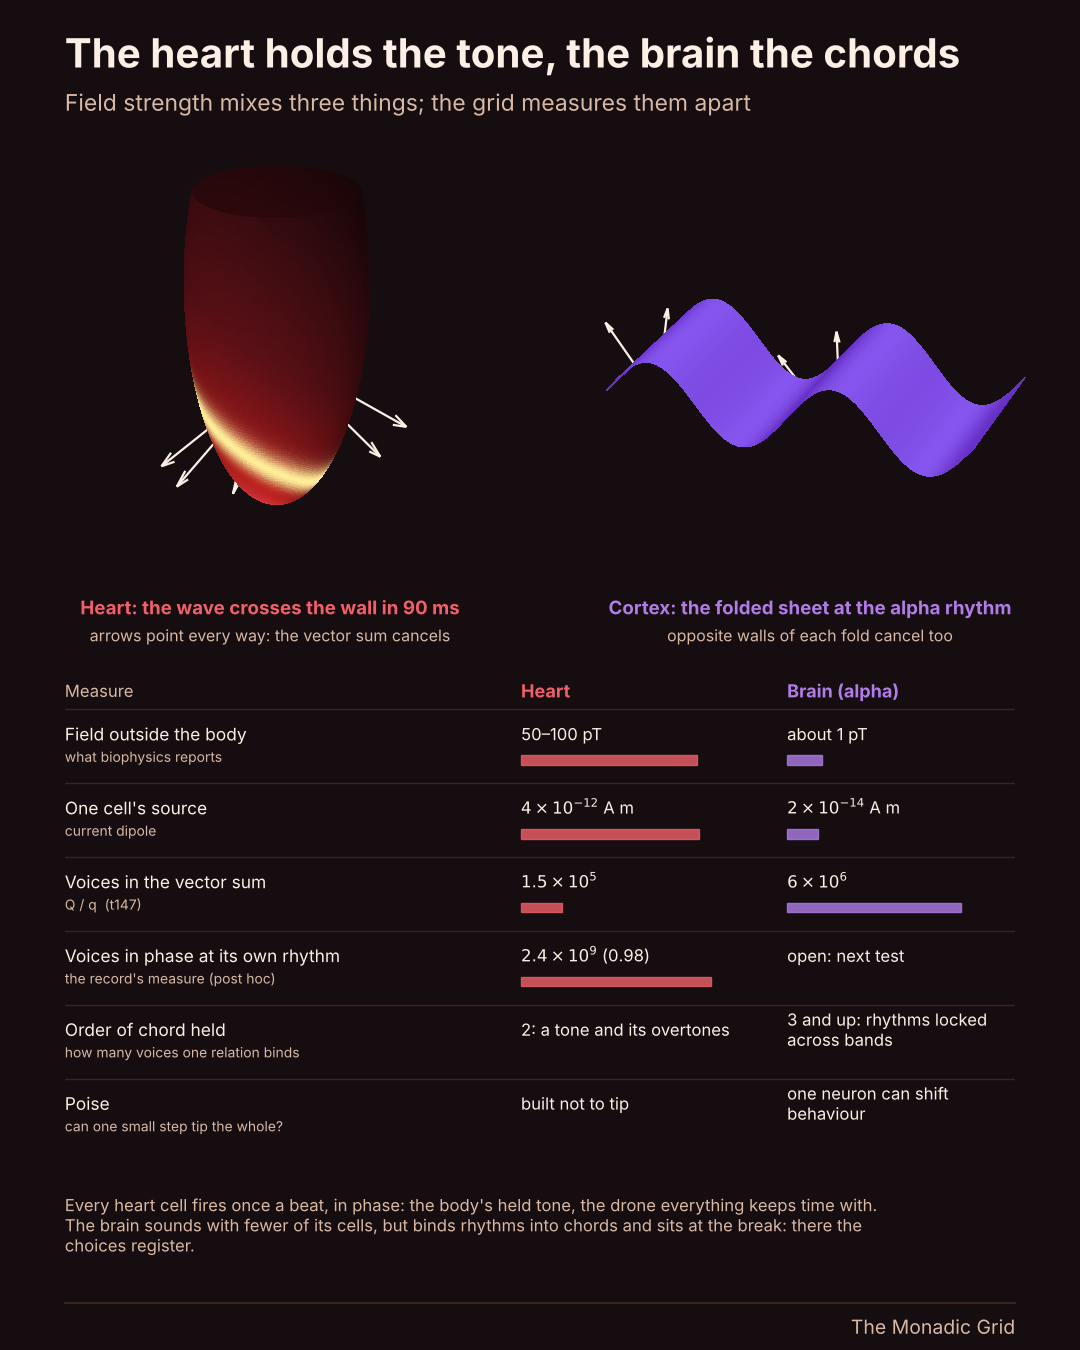

Write the Python code that produced this figure.
"""Monads chapter: the heart and the brain on the grid's measures (t147 values; post hoc rows labelled)."""
import numpy as np, matplotlib, textwrap; matplotlib.use('Agg'); import matplotlib.pyplot as plt
BG, INK, MUTED, LINE, PANEL = '#160D10', '#FBEFE6', '#D8B9A6', '#3A2420', '#201317'
HEART, BRAIN = '#F0606A', '#B07CE8'
fig = plt.figure(figsize=(10.8, 13.5), dpi=100); fig.patch.set_facecolor(BG)
fig.text(0.06, 0.95, 'The heart holds the tone, the brain the chords', color=INK, fontsize=29, fontweight='bold')
fig.text(0.06, 0.918, 'Field strength mixes three things; the grid measures them apart', color=MUTED, fontsize=16.5)

# Heart: left ventricle as a truncated ellipsoidal shell, coloured by activation time, outward dipoles at the front
ax = fig.add_axes([0.0, 0.53, 0.5, 0.37], projection='3d'); ax.set_facecolor(BG); ax.axis('off')
th, ph = np.meshgrid(np.linspace(0, 0.64*np.pi, 120), np.linspace(0, 2*np.pi, 160))
X, Y, Z = 0.75*np.sin(th)*np.cos(ph), 0.75*np.sin(th)*np.sin(ph), -1.2*np.cos(th)
cmhh = matplotlib.colors.LinearSegmentedColormap.from_list('h', ['#F0606A', '#B91C1C', '#5B1016', '#2A0A0E'])
act = (th/(0.64*np.pi))*0.8 + 0.2*(1 + np.cos(ph - 0.6))/2
front = np.exp(-((act - 0.42)/0.05)**2); shade = 0.55 + 0.45*np.clip(np.cos(ph + 0.95), 0, 1)
colh = cmhh(act)*shade[..., None]; colh[..., :3] = np.clip(colh[..., :3]*(1 - front[..., None]) + np.array([1.0, 0.93, 0.6])*front[..., None], 0, 1); colh[..., 3] = 1

ax.plot_surface(X, Y, Z, facecolors=colh, rstride=1, cstride=1, linewidth=0, antialiased=False, shade=False)
for p0 in np.linspace(-2.2, 0.9, 6):
    t0 = 0.27*np.pi + 0.1*(1 + np.cos(p0 - 0.6)); x, y, z = 0.75*np.sin(t0)*np.cos(p0), 0.75*np.sin(t0)*np.sin(p0), -1.2*np.cos(t0)
    n = np.array([np.sin(t0)*np.cos(p0)/0.75, np.sin(t0)*np.sin(p0)/0.75, -np.cos(t0)/1.2]); n /= np.linalg.norm(n)
    ax.quiver(x, y, z, *(0.45*n), color=INK, lw=1.6, arrow_length_ratio=0.25)
ax.set_box_aspect((1, 1, 1.3)); ax.view_init(elev=22, azim=-35); ax.set_xlim(-1.1, 1.1); ax.set_ylim(-1.1, 1.1); ax.set_zlim(-1.4, 0.4)
fig.text(0.25, 0.545, 'Heart: the wave crosses the wall in 90 ms', color=HEART, fontsize=13.5, ha='center', fontweight='bold')
fig.text(0.25, 0.525, 'arrows point every way: the vector sum cancels', color=MUTED, fontsize=11.5, ha='center')

# Brain: a folded cortical sheet in one alpha phase, dipoles normal to the sheet, opposite across each fold
ax = fig.add_axes([0.5, 0.53, 0.5, 0.37], projection='3d'); ax.set_facecolor(BG); ax.axis('off')
u, v = np.meshgrid(np.linspace(-np.pi, np.pi, 220), np.linspace(-1.2, 1.2, 60))
Zb = 0.55*np.sin(2*u)
dzdu = 1.1*np.cos(2*u); nz = 1/np.sqrt(1 + dzdu**2); phase = 2*(0.25 + 0.6*nz*(0.6 + 0.4*np.sign(-dzdu)*np.abs(dzdu)/1.1*0.5)) - 1
cmb = matplotlib.colors.LinearSegmentedColormap.from_list('b', ['#1E0B3D', '#5B21B6', '#8B5CF6', '#DDD6FE'])
ax.plot_surface(u, v, Zb, facecolors=cmb((phase + 1)/2), rstride=1, cstride=1, linewidth=0, antialiased=False, shade=False)
for uu in np.linspace(-np.pi + 0.35, np.pi - 0.35, 12):
    dz = 1.1*np.cos(2*uu); n = np.array([-dz, 0, 1]); n /= np.linalg.norm(n)
    ax.quiver(uu, -0.9, 0.55*np.sin(2*uu), *(0.75*n), color=INK, lw=1.6, arrow_length_ratio=0.22)
ax.set_box_aspect((2.2, 1, 0.9)); ax.view_init(elev=24, azim=-70); ax.set_zlim(-1.2, 1.4)
fig.text(0.75, 0.545, 'Cortex: the folded sheet at the alpha rhythm', color=BRAIN, fontsize=13.5, ha='center', fontweight='bold')
fig.text(0.75, 0.525, 'opposite walls of each fold cancel too', color=MUTED, fontsize=11.5, ha='center')

# Scoreboard
ax = fig.add_axes([0.06, 0.07, 0.88, 0.43]); ax.set_facecolor(BG); ax.axis('off'); ax.set_xlim(0, 1); ax.set_ylim(-0.1, 1)
ax.text(0.0, 0.97, 'Measure', color=MUTED, fontsize=12, va='center'); ax.text(0.48, 0.97, 'Heart', color=HEART, fontsize=13, va='center', fontweight='bold')
ax.text(0.76, 0.97, 'Brain (alpha)', color=BRAIN, fontsize=13, va='center', fontweight='bold')
rows = [('Field outside the body', 'what biophysics reports', '50–100 pT', 'about 1 pT', (100, 1)),
        ('One cell\'s source', 'current dipole', r'$4\times10^{-12}$ A m', r'$2\times10^{-14}$ A m', (4e-12, 1.7e-14)),
        ('Voices in the vector sum', 'Q / q  (t147)', r'$1.5\times10^{5}$', r'$6\times10^{6}$', (1.5e5, 6e6)),
        ('Voices in phase at its own rhythm', 'the record\'s measure (post hoc)', r'$2.4\times10^{9}$ (0.98)', 'open: next test', (2.4e9, None)),
        ('Order of chord held', 'how many voices one relation binds', '2: a tone and its overtones', '3 and up: rhythms locked across bands', None),
        ('Poise', 'can one small step tip the whole?', 'built not to tip', 'one neuron can shift behaviour', None)]
y = 0.87
for name, sub, h, b, vals in rows:
    ax.add_artist(plt.Line2D([0, 1], [y + 0.065, y + 0.065], color=LINE, lw=1))
    ax.text(0.0, y + 0.018, name, color=INK, fontsize=12.5, va='center'); ax.text(0.0, y - 0.025, sub, color=MUTED, fontsize=10, va='center')
    ax.text(0.48, y + 0.018, h, color=INK, fontsize=12, va='center'); ax.text(0.76, y + 0.018, '\n'.join(textwrap.wrap(b, 26)), color=INK, fontsize=12, va='center')
    if vals and vals[1] is not None:
        lo, hi = np.log10(min(vals)) - 0.5, np.log10(max(vals)) + 0.2
        for x0, val, c in ((0.48, vals[0], HEART), (0.76, vals[1], BRAIN)):
            w = 0.2*(np.log10(val) - lo)/(hi - lo); ax.add_patch(plt.Rectangle((x0, y - 0.04), w, 0.018, color=c, alpha=0.8))
    elif vals:
        ax.add_patch(plt.Rectangle((0.48, y - 0.04), 0.2, 0.018, color=HEART, alpha=0.8))
    y -= 0.14
ax.text(0.0, -0.1, '\n'.join(textwrap.wrap('Every heart cell fires once a beat, in phase: the body\'s held tone, the drone everything keeps time with. The brain sounds with fewer of its cells, but binds rhythms into chords and sits at the break: there the choices register.', 105)),
        color=MUTED, fontsize=12, va='bottom')
fig.add_artist(plt.Line2D([0.06, 0.94], [0.035, 0.035], color=LINE, lw=1.5, transform=fig.transFigure))
fig.text(0.94, 0.012, 'The Monadic Grid', color=MUTED, fontsize=14, ha='right')
fig.savefig('drafts/monads/visuals/heart_brain.png', facecolor=BG); print('ok')
